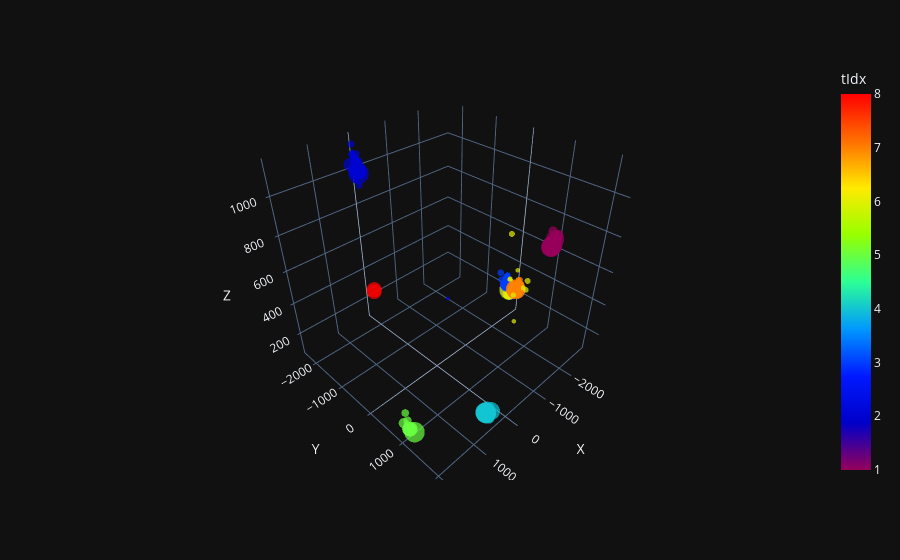

The notebook cell saved with this chart:
### Code cell
from src.logger.plotting_tools import shuffle_truth_colors
mask =(dic["graph"].ndata['particle_number'].view(-1) !=-1) #   + (dic["graph"].ndata['particle_number'].view(-1) ==6 ) 
tidx =  1*(dic["graph"].ndata['particle_number'].view(-1,1)[mask])#(labels_pandora.view(-1,1))
features = torch.sigmoid((dic["graph"].ndata["beta"])[mask])
X =dic["graph"].ndata["pos_hits_xyz"][mask] # dic["graph"].ndata["pos_hits_xyz"] #dic["graph"].ndata["pos_hits_xyz"]
data = {
            "X":X[:, 0].view(-1, 1).detach().cpu().numpy(),
            "Y": X[:, 1].view(-1, 1).detach().cpu().numpy(),
            "Z": X[:, 2].view(-1, 1).detach().cpu().numpy(),
            "tIdx": tidx.view(-1, 1).detach().cpu().numpy(),
            "features": features.view(-1, 1).detach().cpu().numpy(),
        }
hoverdict = {}
# if hoverfeat is not None:
#     for j in range(hoverfeat.shape[1]):
#         hoverdict["f_" + str(j)] = hoverfeat[:, j : j + 1]
#     data.update(hoverdict)

# if nidx is not None:
#     data.update({"av_same": av_same})

df = pd.DataFrame(
np.concatenate([data[k] for k in data], axis=1),
columns=[k for k in data],
)
rdst = np.random.RandomState(1234567890)  # all the same
# shuffle_truth_colors(df, "tIdx", rdst)

hover_data = ["tIdx"] #+ [k for k in hoverdict.keys()]
# if nidx is not None:
#     hover_data.append("av_same")
fig = px.scatter_3d(
df,
x="X",
y="Y",
z="Z",
color="tIdx",
size="features",
hover_data=hover_data,
template="plotly_dark",
color_continuous_scale=px.colors.sequential.Rainbow,
)
fig.update_traces(marker=dict(line=dict(width=0)))

### Figure 1 — Plotly figure (JSON) as saved in the notebook; plotly's stock layout.template omitted (floating-point values rounded to 4 significant figures; data arrays with more than 128 entries replaced by an {"elided": "..."} marker saying what was removed)
{"data": [{"customdata": {"elided": "725x1 int values"}, "hovertemplate": "X=%{x}<br>Y=%{y}<br>Z=%{z}<br>features=%{marker.size}<br>tIdx=%{marker.color}<extra></extra>", "legendgroup": "", "marker": {"color": {"elided": "725 int values"}, "coloraxis": "coloraxis", "line": {"width": 0}, "size": {"elided": "725 float values"}, "sizemode": "area", "sizeref": 0.0025, "symbol": "circle"}, "mode": "markers", "name": "", "scene": "scene", "showlegend": false, "type": "scatter3d", "x": {"elided": "725 float values"}, "y": {"elided": "725 float values"}, "z": {"elided": "725 float values"}}], "layout": {"coloraxis": {"colorbar": {"title": {"text": "tIdx"}}, "colorscale": [[0, "rgb(150,0,90)"], [0.125, "rgb(0,0,200)"], [0.25, "rgb(0,25,255)"], [0.375, "rgb(0,152,255)"], [0.5, "rgb(44,255,150)"], [0.625, "rgb(151,255,0)"], [0.75, "rgb(255,234,0)"], [0.875, "rgb(255,111,0)"], [1, "rgb(255,0,0)"]]}, "legend": {"itemsizing": "constant", "tracegroupgap": 0}, "margin": {"t": 60}, "scene": {"domain": {"x": [0, 1], "y": [0, 1]}, "xaxis": {"title": {"text": "X"}}, "yaxis": {"title": {"text": "Y"}}, "zaxis": {"title": {"text": "Z"}}}}}
